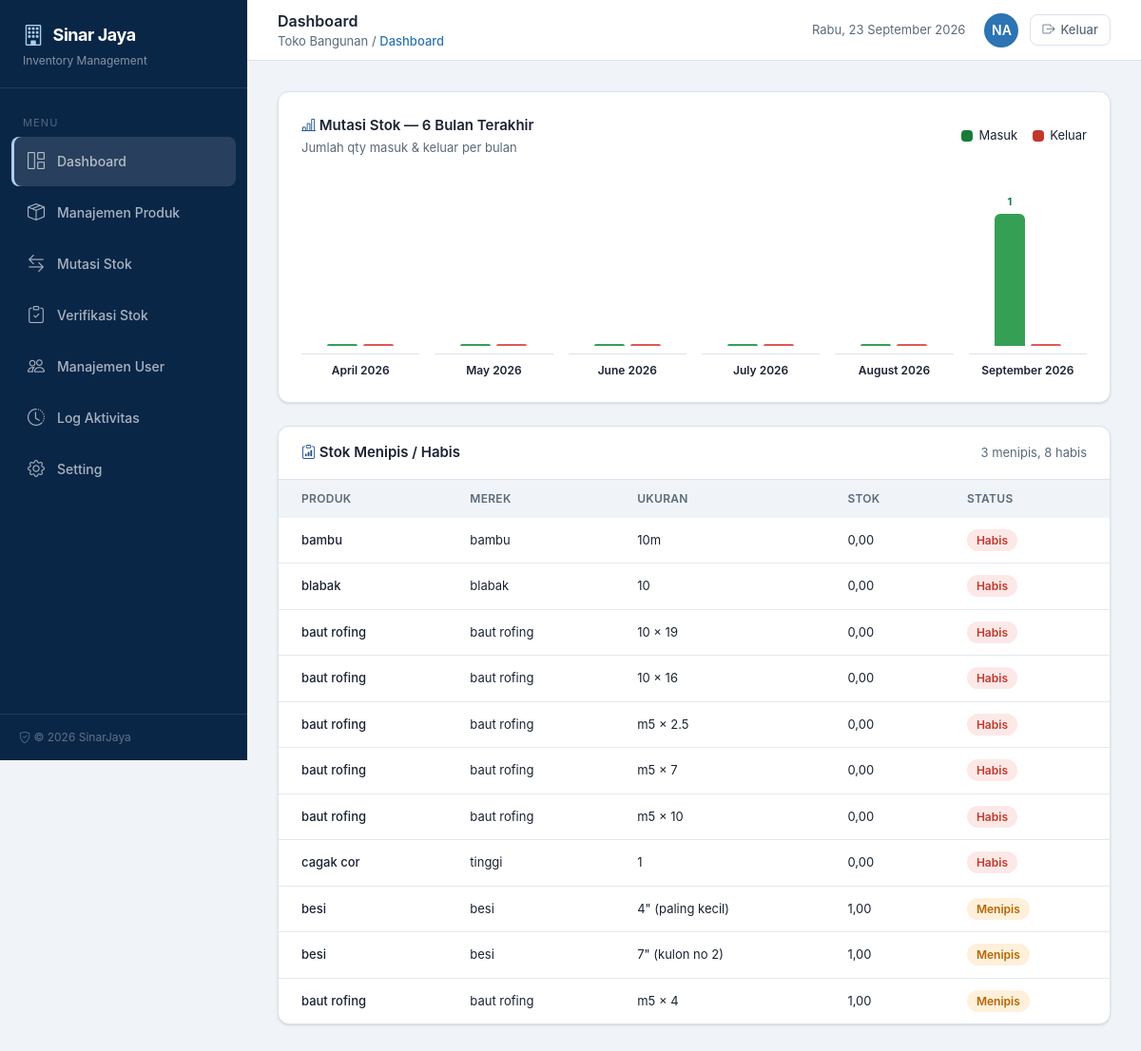
/dashboard (signed in), run on the app's committed database.
### tables this page shows
CREATE TABLE "ukuran" ("id" integer primary key autoincrement not null, "id_merek" integer not null, "ukuran" varchar not null, "stok" numeric not null, "harga_modal" numeric not null, "harga_jual" numeric not null, "created_at" datetime, "updated_at" datetime, "deleted_at" datetime, ukuran_numeric REAL, foreign key("id_merek") references "merek"("id"));

CREATE TABLE "produk" ("id" integer primary key autoincrement not null, "nama" varchar not null, "created_at" datetime, "updated_at" datetime, "deleted_at" datetime);

CREATE TABLE "merek" ("id" integer primary key autoincrement not null, "id_produk" integer not null, "merek" varchar not null, "created_at" datetime, "updated_at" datetime, "deleted_at" datetime, foreign key("id_produk") references "produk"("id"));

### index.php (called while the page is built, shortened)
<?php
require_once __DIR__ . '/includes/helpers.php';
$uri = parse_url($_SERVER['REQUEST_URI'], PHP_URL_PATH);
$uri = rtrim($uri, '/') ?: '/';
$method = $_SERVER['REQUEST_METHOD'];
$routes = [
    'GET /'                               => ['action' => 'middleware',    'auth' => 'guest'],
    'GET /login'                          => ['page' => 'login',           'auth' => 'guest'],
    'POST /login'                         => ['action' => 'auth',          'auth' => 'guest'],
    'GET /logout'                         => ['action' => 'auth',          'auth' => 'auth', 'do' => 'logout'],
    'GET /dashboard'                      => ['page' => 'dashboard',       'auth' => 'auth'],
    'GET /produk'                         => ['page' => 'produk',          'auth' => 'auth'],
    'POST /produk'                        => ['action' => 'produk',        'auth' => 'auth'],
    'GET /mutasi-stok'                    => ['page' => 'mutasi-stok',     'auth' => 'auth'],
    'GET /mutasi-stok/input'              => ['page' => 'mutasi-stok-input', 'auth' => 'auth'],
    'POST /mutasi-stok'                   => ['action' => 'mutasi',        'auth' => 'auth'],
    'POST /mutasi-stok/input'             => ['action' => 'mutasi',        'auth' => 'auth'],
    'GET /verifikasi-stok'                => ['page' => 'verifikasi-stok', 'auth' => 'auth'],
    'GET /verifikasi-stok/input'          => ['page' => 'verifikasi-stok-input', 'auth' => 'auth'],
    'POST /verifikasi-stok'               => ['action' => 'verifikasi',    'auth' => 'auth'],
    'POST /verifikasi-stok/input'         => ['action' => 'verifikasi',    'auth' => 'auth'],
    'GET /manajemen-user'                 => ['page' => 'manajemen-user',  'auth' => 'auth'],
    'POST /manajemen-user'                => ['action' => 'user',          'auth' => 'auth'],
    'GET /log-aktivitas'                  => ['page' => 'log-aktivitas',   'auth' => 'auth'],
    'GET /cetak-mutasi'                   => ['page' => 'cetak-mutasi',    'auth' => 'auth'],
    'GET /cetak-log'                      => ['page' => 'cetak-log',       'auth' => 'auth'],
    'GET /setting'                        => ['page' => 'setting',         'auth' => 'auth'],
    'POST /setting'                       => ['action' => 'setting',       'auth' => 'auth'],
    'GET /api/produk-cascade'             => ['api' => 'produk-cascade', 'auth' => 'auth'],
];
$routeKey = $method . ' ' . $uri;
$route = $routes[$routeKey];
$pageFile = __DIR__ . '/pages/' . $route['page'] . '.php';
require $pageFile;

### includes/helpers.php (called while the page is built, shortened)
<?php
function sanitize(mixed $value): string
{
    return htmlspecialchars((string)$value, ENT_QUOTES, 'UTF-8');
}
function e(mixed $value): string
{
    return sanitize($value);
}
function format_number($angka, int $decimals = 2): string
{
    return number_format((float)$angka, $decimals, ',', '.');
}

### includes/dashboard_cache.php (called while the page is built, shortened)
<?php
function dashboard_cache_get(string $key): ?array
{
    $file = DASHBOARD_CACHE_DIR . '/' . $key . '.json';
    if (!file_exists($file)) {
        return null;
    }
    $raw = file_get_contents($file);
    $data = json_decode($raw, true);
    return is_array($data) ? $data : null;
}

### pages/dashboard.php (the view, shortened to what this page needs)
<?php
$db = db();
require_once __DIR__ . '/../includes/dashboard_cache.php';
$dashboardCacheHasKeys = static function (?array $cache, array $keys): bool {
    if ($cache === null) {
        return false;
    }
    foreach ($keys as $key) {
        if (!array_key_exists($key, $cache)) {
            return false;
        }
    }
    return true;
};
$stats = dashboard_cache_get('dashboard_stats');
$statsKeys = ['totalProduk', 'totalUkuran', 'stokMenipis', 'stokHabis'];
if (!$dashboardCacheHasKeys($stats, $statsKeys)) {
    $stats = null;
}
if ($stats === null) {
    $stats = [
        'totalProduk' => (int)$db->query('SELECT COUNT(*) FROM produk WHERE deleted_at IS NULL')->fetchColumn(),
        'totalUkuran' => (int)$db->query('SELECT COUNT(*) FROM ukuran WHERE deleted_at IS NULL')->fetchColumn(),
        'stokMenipis' => (int)$db->query('SELECT COUNT(*) FROM ukuran WHERE deleted_at IS NULL AND stok > 0 AND stok <= 5')->fetchColumn(),
        'stokHabis'   => (int)$db->query('SELECT COUNT(*) FROM ukuran WHERE deleted_at IS NULL AND stok <= 0')->fetchColumn(),
    ];
}
$stokMenipis = (int)$stats['stokMenipis'];
$stokHabis   = (int)$stats['stokHabis'];
$chartsCache = dashboard_cache_get('dashboard_charts');
$chartsKeys = ['charts', 'totalMutasi', 'tertinggi'];
if (
    !$dashboardCacheHasKeys($chartsCache, $chartsKeys)
    || !is_array($chartsCache['charts'])
    || !is_numeric($chartsCache['totalMutasi'])
    || !is_numeric($chartsCache['tertinggi'])
    || (float)$chartsCache['tertinggi'] <= 0
) {
    $chartsCache = null;
}
if ($chartsCache === null) {
    $charts = [];
    $awal   = (new DateTime())->modify('first day of this month')->modify('-5 months');
    for ($i = 0; $i < 6; $i++) {
        $m        = (clone $awal)->modify("+{$i} months");
        $charts[] = [
            'key'    => $m->format('Y-m'),
            'label'  => $m->format('F Y'),
            'masuk'  => 0,
            'keluar' => 0,
        ];
    }
    $startDate = (clone $awal)->format('Y-m-d 00:00:00');
    $endDate   = date('Y-m-d 23:59:59');
    $stmtMut   = $db->prepare("
        SELECT substr(tanggal, 1, 7) AS bulan, jenis, SUM(qty) AS total
        FROM mutasi_stok
        WHERE deleted_at IS NULL AND tanggal >= ? AND tanggal <= ?
        GROUP BY substr(tanggal, 1, 7), jenis
    ");
    $stmtMut->execute([$startDate, $endDate]);
    $tertinggi   = 1;
    foreach ($charts as $c) {
        $tertinggi = max($tertinggi, $c['masuk'], $c['keluar']);
    }
    $totalMutasi = array_sum(array_map(fn($c) => $c['masuk'] + $c['keluar'], $charts));
}
$maxBar = 160;
$page         = max(1, (int)($_GET['menipis_page'] ?? 1));
$perPage      = 15;
$countMenipis = (int)$db->query('
    SELECT COUNT(*)
    FROM ukuran u
    JOIN merek m ON m.id = u.id_merek AND m.deleted_at IS NULL
    JOIN produk p ON p.id = m.id_produk AND p.deleted_at IS NULL
    WHERE u.deleted_at IS NULL AND u.stok <= 5
')->fetchColumn();
$totalPages   = max(1, (int)ceil($countMenipis / $perPage));
$page         = min($page, $totalPages);
$offset       = ($page - 1) * $perPage;
$stmtMenipis = $db->prepare('
    SELECT u.*, m.merek, p.nama as produk_nama
    FROM ukuran u
    JOIN merek m ON m.id = u.id_merek AND m.deleted_at IS NULL
    JOIN produk p ON p.id = m.id_produk AND p.deleted_at IS NULL
    WHERE u.deleted_at IS NULL AND u.stok <= 5
    ORDER BY u.stok ASC
    LIMIT ? OFFSET ?
');
$stmtMenipis->execute([$perPage, $offset]);
$stokMenipisList = $stmtMenipis->fetchAll(PDO::FETCH_ASSOC);
?>
<div class="space-y-6">
    <div class="bg-white rounded-xl shadow-sm border border-[#dce3ed] p-6">
        <div class="flex flex-wrap items-center justify-between gap-3 mb-6">
            <div>
                <h3 class="text-[15px] font-semibold"><i class="bi bi-bar-chart-line text-[#205295]"></i> Mutasi Stok &mdash; 6 Bulan Terakhir</h3>
                <p class="text-[13px] text-[#5a6a7a] mt-0.5">Jumlah qty masuk &amp; keluar per bulan</p>
            </div>
            <div class="flex items-center gap-4 text-[13px]">
                <span class="inline-flex items-center gap-1.5"><span class="w-3 h-3 rounded-sm bg-[#1a7a3a] inline-block"></span> Masuk</span>
                <span class="inline-flex items-center gap-1.5"><span class="w-3 h-3 rounded-sm bg-[#c0392b] inline-block"></span> Keluar</span>
            </div>
        </div>
        <?php if ($totalMutasi > 0): ?>
            <div class="flex items-end justify-between gap-2 sm:gap-4" style="height: <?= $maxBar + 50 ?>px;">
                <?php foreach ($charts as $c): ?>
                    <div class="flex-1 flex flex-col items-center justify-end h-full gap-2 group relative" title="<?= e($c['label']) ?>">
                        <div class="flex items-end gap-1.5 h-full" style="height: <?= $maxBar ?>px;">
                            <div class="flex flex-col items-center justify-end h-full">
                                <span class="text-[11px] font-bold text-[#1a7a4c] mb-1 group-hover:opacity-100 <?= $c['masuk'] ? '' : 'opacity-0' ?>"><?= number_format($c['masuk'], 0, ',', '.') ?></span>
                                <div class="w-5 sm:w-8 rounded-t-md bg-[#35a054] hover:bg-[#1a7a4c] transition-colors"
                                     style="height: <?= max(2, $c['masuk'] / $tertinggi * $maxBar) ?>px;"></div>
                            </div>
                            <div class="flex flex-col items-center justify-end h-full">
                                <div class="w-5 sm:w-8 rounded-t-md bg-[#e05959] hover:bg-[#c0392b] transition-colors"
                                     style="height: <?= max(2, $c['keluar'] / $tertinggi * $maxBar) ?>px;"></div>
                            </div>
                        </div>
                        <div class="text-center border-t border-[#dce3ed] pt-2 w-full">
                            <div class="text-[12px] font-semibold text-[#1a2332]"><?= e($c['label']) ?></div>
                        </div>
                    </div>
                <?php endforeach; ?>
            </div>
        <?php endif; ?>
    </div>
    <div class="bg-white rounded-xl shadow-sm border border-[#dce3ed] overflow-hidden">
        <div class="px-6 py-4 border-b border-[#dce3ed] flex items-center justify-between">
            <h3 class="text-[15px] font-semibold"><i class="bi bi-clipboard-data text-[#205295]"></i> Stok Menipis / Habis</h3>
            <span class="text-[13px] text-[#5a6a7a]"><?= $stokMenipis ?> menipis, <?= $stokHabis ?> habis</span>
        </div>
        <div class="overflow-x-auto">
            <table class="w-full text-[13px]">
                <thead>
                    <tr class="text-left bg-[#f0f4f9] text-[#5a6a7a] text-xs uppercase tracking-wide">
                        <th class="px-6 py-3 font-semibold">Produk</th>
                        <th class="px-6 py-3 font-semibold">Merek</th>
                        <th class="px-6 py-3 font-semibold">Ukuran</th>
                        <th class="px-6 py-3 font-semibold">Stok</th>
                        <th class="px-6 py-3 font-semibold">Status</th>
                    </tr>
                </thead>
                <tbody class="divide-y divide-[#e4e9f0]">
                    <?php if (empty($stokMenipisList)): ?>
                        <tr><td colspan="5" class="px-6 py-10 text-center text-[#5a6a7a]">Semua stok aman. <i class="bi bi-emoji-smile"></i></td></tr>
                    <?php else: ?>
                        <?php foreach ($stokMenipisList as $u): ?>
                            <tr class="hover:bg-[#f7faff]">
                                <td class="px-6 py-3.5 font-medium"><?= e($u['produk_nama'] ?? '-') ?></td>
                                <td class="px-6 py-3.5"><?= e($u['merek'] ?? '-') ?></td>
                                <td class="px-6 py-3.5"><?= e($u['ukuran']) ?></td>
                                <td class="px-6 py-3.5"><?= format_number($u['stok']) ?></td>
                                <td class="px-6 py-3.5">
                                    <?php if ($u['stok'] <= 0): ?>
                                        <span class="px-2.5 py-1 rounded-full bg-[#fde8e8] text-[#c0392b] text-xs font-semibold">Habis</span>
                                    <?php else: ?>
                                        <span class="px-2.5 py-1 rounded-full bg-[#fef0db] text-[#b86500] text-xs font-semibold">Menipis</span>
                                    <?php endif; ?>
                                </td>
                            </tr>
                        <?php endforeach; ?>
                    <?php endif; ?>
                </tbody>
            </table>
        </div>
    </div>
</div>
<?php
require __DIR__ . '/../templates/app.php';

### data on the page
ukuran: produk.nama "bambu", id_merek.merek "bambu", ukuran "10m", stok "0,00", shows "Habis"
ukuran: produk.nama "blabak", id_merek.merek "blabak", ukuran "10", stok "0,00", shows "Habis"
ukuran: produk.nama "baut rofing", id_merek.merek "baut rofing", ukuran "10 × 19", stok "0,00", shows "Habis"
ukuran: produk.nama "baut rofing", id_merek.merek "baut rofing", ukuran "10 × 16", stok "0,00", shows "Habis"
ukuran: produk.nama "baut rofing", id_merek.merek "baut rofing", ukuran "m5 × 2.5", stok "0,00", shows "Habis"
ukuran: produk.nama "baut rofing", id_merek.merek "baut rofing", ukuran "m5 × 7", stok "0,00", shows "Habis"
ukuran: produk.nama "baut rofing", id_merek.merek "baut rofing", ukuran "m5 × 10", stok "0,00", shows "Habis"
ukuran: produk.nama "cagak cor", id_merek.merek "tinggi", ukuran "1", stok "0,00", shows "Habis"
ukuran: produk.nama "besi", id_merek.merek "besi", ukuran "4\" (paling kecil)", stok "1,00", shows "Menipis"
ukuran: produk.nama "besi", id_merek.merek "besi", ukuran "7\" (kulon no 2)", stok "1,00", shows "Menipis"
ukuran: produk.nama "baut rofing", id_merek.merek "baut rofing", ukuran "m5 × 4", stok "1,00", shows "Menipis"

### other printed values
$headerTitle "Dashboard"
$breadcrumb "Dashboard"
$initials "NA"
$c['label'] "April 2026"
$c['label'] "May 2026"
$c['label'] "June 2026"
$c['label'] "July 2026"
$c['label'] "August 2026"
$c['masuk'] "1"
$c['label'] "September 2026"
$stokMenipis "3"
$stokHabis "8"
